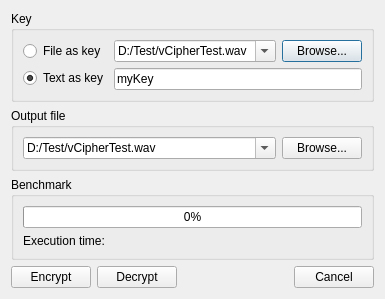
<?xml version="1.0" encoding="UTF-8"?>
<ui version="4.0">
 <class>VigenereDialog</class>
 <widget class="QDialog" name="VigenereDialog">
  <property name="geometry">
   <rect>
    <x>0</x>
    <y>0</y>
    <width>357</width>
    <height>288</height>
   </rect>
  </property>
  <property name="windowTitle">
   <string>Vigenere Cipher</string>
  </property>
  <layout class="QVBoxLayout" name="verticalLayout_5">
   <item>
    <layout class="QVBoxLayout" name="verticalLayout_3">
     <item>
      <widget class="QGroupBox" name="groupBox">
       <property name="title">
        <string>Key</string>
       </property>
       <layout class="QHBoxLayout" name="horizontalLayout_4">
        <item>
         <layout class="QVBoxLayout" name="verticalLayout">
          <item>
           <widget class="QRadioButton" name="fileRB">
            <property name="text">
             <string>File as key</string>
            </property>
           </widget>
          </item>
          <item>
           <widget class="QRadioButton" name="textRB">
            <property name="text">
             <string>Text as key</string>
            </property>
            <property name="checked">
             <bool>true</bool>
            </property>
           </widget>
          </item>
         </layout>
        </item>
        <item>
         <layout class="QVBoxLayout" name="verticalLayout_2">
          <item>
           <layout class="QHBoxLayout" name="horizontalLayout">
            <item>
             <widget class="QComboBox" name="filenameCBox">
              <property name="sizePolicy">
               <sizepolicy hsizetype="MinimumExpanding" vsizetype="Fixed">
                <horstretch>0</horstretch>
                <verstretch>0</verstretch>
               </sizepolicy>
              </property>
              <property name="editable">
               <bool>true</bool>
              </property>
              <item>
               <property name="text">
                <string>D:/Test/vCipherTest.wav</string>
               </property>
              </item>
             </widget>
            </item>
            <item>
             <widget class="QPushButton" name="searchButton">
              <property name="text">
               <string>Browse...</string>
              </property>
             </widget>
            </item>
           </layout>
          </item>
          <item>
           <widget class="QLineEdit" name="keyEdit">
            <property name="text">
             <string>myKey</string>
            </property>
           </widget>
          </item>
         </layout>
        </item>
       </layout>
      </widget>
     </item>
     <item>
      <widget class="QGroupBox" name="groupBox_2">
       <property name="title">
        <string>Output file</string>
       </property>
       <layout class="QHBoxLayout" name="horizontalLayout_2">
        <item>
         <widget class="QComboBox" name="filenameCBox_2">
          <property name="sizePolicy">
           <sizepolicy hsizetype="MinimumExpanding" vsizetype="Fixed">
            <horstretch>0</horstretch>
            <verstretch>0</verstretch>
           </sizepolicy>
          </property>
          <property name="editable">
           <bool>true</bool>
          </property>
          <item>
           <property name="text">
            <string>D:/Test/vCipherTest.wav</string>
           </property>
          </item>
         </widget>
        </item>
        <item>
         <widget class="QPushButton" name="searchButton_2">
          <property name="text">
           <string>Browse...</string>
          </property>
         </widget>
        </item>
       </layout>
      </widget>
     </item>
    </layout>
   </item>
   <item>
    <widget class="QGroupBox" name="groupBox_3">
     <property name="title">
      <string>Benchmark</string>
     </property>
     <layout class="QVBoxLayout" name="verticalLayout_4">
      <item>
       <widget class="QProgressBar" name="progressBar">
        <property name="value">
         <number>0</number>
        </property>
       </widget>
      </item>
      <item>
       <widget class="QLabel" name="label">
        <property name="text">
         <string>Execution time: </string>
        </property>
       </widget>
      </item>
     </layout>
    </widget>
   </item>
   <item>
    <layout class="QHBoxLayout" name="horizontalLayout_3">
     <item>
      <widget class="QPushButton" name="encryptButton">
       <property name="text">
        <string>Encrypt</string>
       </property>
      </widget>
     </item>
     <item>
      <widget class="QPushButton" name="decryptButton">
       <property name="text">
        <string>Decrypt</string>
       </property>
      </widget>
     </item>
     <item>
      <spacer name="horizontalSpacer">
       <property name="orientation">
        <enum>Qt::Horizontal</enum>
       </property>
       <property name="sizeHint" stdset="0">
        <size>
         <width>40</width>
         <height>20</height>
        </size>
       </property>
      </spacer>
     </item>
     <item>
      <widget class="QPushButton" name="cancelButton">
       <property name="text">
        <string>Cancel</string>
       </property>
      </widget>
     </item>
    </layout>
   </item>
  </layout>
 </widget>
 <resources/>
 <connections>
  <connection>
   <sender>cancelButton</sender>
   <signal>clicked()</signal>
   <receiver>VigenereDialog</receiver>
   <slot>close()</slot>
   <hints>
    <hint type="sourcelabel">
     <x>317</x>
     <y>139</y>
    </hint>
    <hint type="destinationlabel">
     <x>267</x>
     <y>132</y>
    </hint>
   </hints>
  </connection>
 </connections>
</ui>
